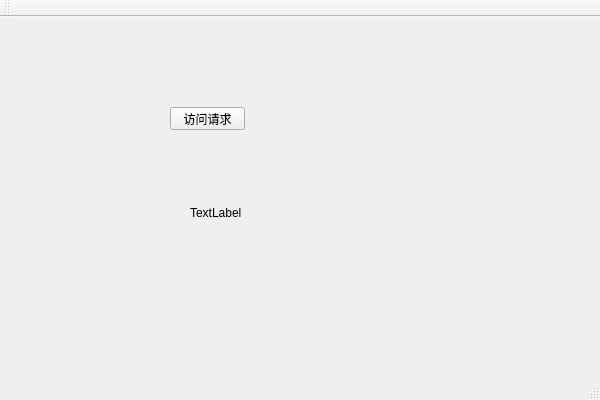
<?xml version="1.0" encoding="UTF-8"?>
<ui version="4.0">
 <class>HttpTestClass</class>
 <widget class="QMainWindow" name="HttpTestClass">
  <property name="geometry">
   <rect>
    <x>0</x>
    <y>0</y>
    <width>600</width>
    <height>400</height>
   </rect>
  </property>
  <property name="windowTitle">
   <string>HttpTest</string>
  </property>
  <widget class="QWidget" name="centralWidget">
   <widget class="QPushButton" name="pushButton">
    <property name="geometry">
     <rect>
      <x>170</x>
      <y>90</y>
      <width>75</width>
      <height>23</height>
     </rect>
    </property>
    <property name="text">
     <string>访问请求</string>
    </property>
   </widget>
   <widget class="QLabel" name="label">
    <property name="geometry">
     <rect>
      <x>190</x>
      <y>190</y>
      <width>54</width>
      <height>12</height>
     </rect>
    </property>
    <property name="text">
     <string>TextLabel</string>
    </property>
   </widget>
  </widget>
  <widget class="QMenuBar" name="menuBar">
   <property name="geometry">
    <rect>
     <x>0</x>
     <y>0</y>
     <width>600</width>
     <height>23</height>
    </rect>
   </property>
  </widget>
  <widget class="QToolBar" name="mainToolBar">
   <attribute name="toolBarArea">
    <enum>TopToolBarArea</enum>
   </attribute>
   <attribute name="toolBarBreak">
    <bool>false</bool>
   </attribute>
  </widget>
  <widget class="QStatusBar" name="statusBar"/>
 </widget>
 <layoutdefault spacing="6" margin="11"/>
 <resources>
  <include location="httptest.qrc"/>
 </resources>
 <connections/>
</ui>
